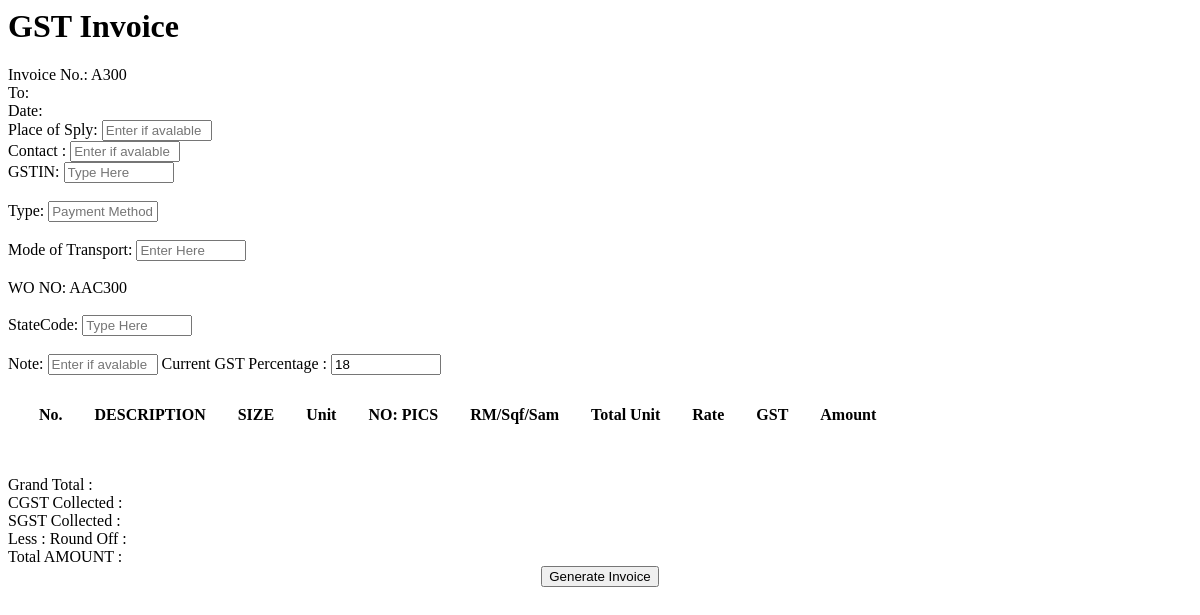
Page /creategstinvoice.php?wo=AAC300 on the earlier database version.
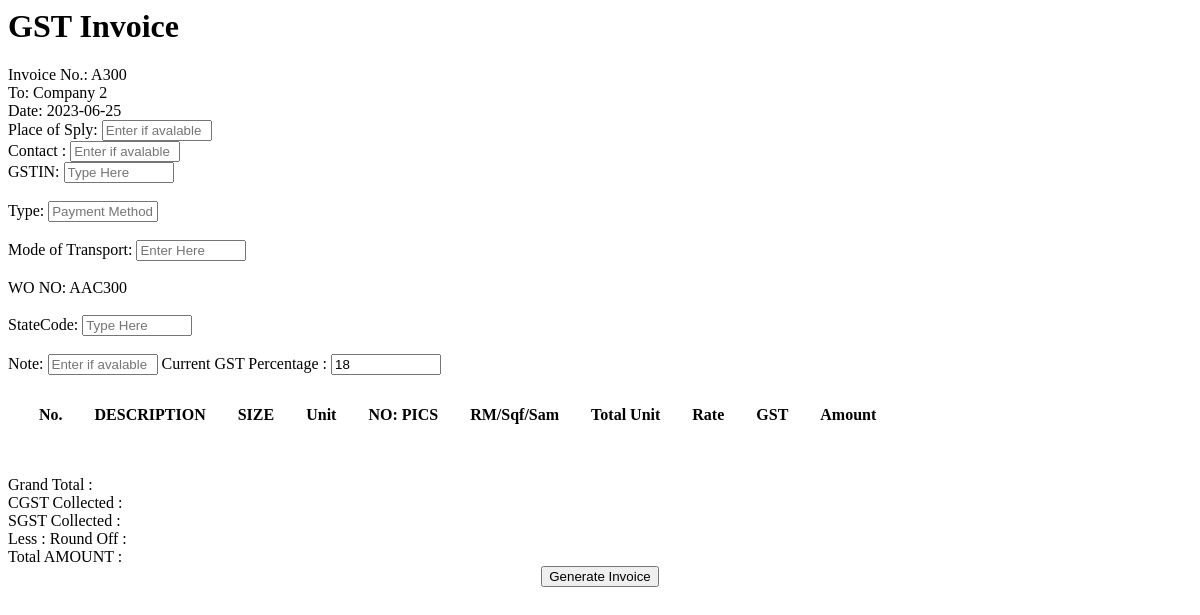
Same page on the later database version.
### tables this page shows
CREATE TABLE IF NOT EXISTS `outpass` (
  `no` int NOT NULL AUTO_INCREMENT,
  `date` date NOT NULL,
  `work_order_no` varchar(25) NOT NULL,
  `dest` varchar(125) NOT NULL,
  `woc` varchar(125) NOT NULL,
  `vehicleno` varchar(50) NOT NULL,
  `extras` varchar(125) NOT NULL,
  `type` varchar(10) NOT NULL DEFAULT 'outpass',
  `timestamp` timestamp NOT NULL DEFAULT CURRENT_TIMESTAMP,
  PRIMARY KEY (`no`)
);

### creategstinvoice.php (the view, shortened to what this page needs)
<?php
include 'conn.php';
?>
<?php
$workOrderNo = $_GET['wo'];
$invoice_no = $workOrderNo[0] . $workOrderNo[-3] . $workOrderNo[-2] . $workOrderNo[-1];
$sql2 = "select * from outpass where work_order_no = '$workOrderNo'";
$retval2 = mysqli_query($conn, $sql2);
$row2 = mysqli_fetch_assoc($retval2);
$company = $row2['dest'];
$date = $row2['date'];
?>
<html>
<body>
    <h1>GST Invoice</h1>
    <form id='gstinvoice' method='POST'>
        Invoice No.:
        <?php echo "$invoice_no"; ?><br>
        To:
        <?php echo "$company"; ?> <br>
        Date:
        <?php echo "$date"; ?> <br>
        Place of Sply: <input type="text" name='place_of_supply' placeholder="Enter if avalable"> <br>
        Contact : <input type="text" name='contact' placeholder="Enter if avalable"> <br>
        GSTIN: <input type="text" name='company_gstin' placeholder="Type Here"> <br> <br>
        Type: <input type="text" name='type_of_payment' placeholder="Payment Method"> <br> <br>
        Mode of Transport: <input type="text" name='mode_of_transport' placeholder="Enter Here"> <br> <br>
        WO NO:
        <?php echo "$workOrderNo"; ?> <br> <br>
        StateCode: <input type="text" name='statecode' placeholder="Type Here"> <br> <br>
        Note: <input type="text" name='note' placeholder="Enter if avalable">
        Current GST Percentage : <input type='text' name='gst_per_all' class='gst_per' value="18">
        <table style="border-spacing:30px;">
            <thead>
                <th>
                    No.
                </th>
                <th>
                    DESCRIPTION
                </th>
                <th>
                    SIZE
                </th>
                <th>
                    Unit
                </th>
                <th>
                    NO: PICS
                </th>
                <th>
                    RM/Sqf/Sam
                </th>
                <th>
                    Total Unit
                </th>
                <th>
                    Rate
                </th>
                <th>
                    GST
                </th>
                <th>
                    Amount
                </th>
            </thead>
        </table>
        <div>
            Grand Total : <span id='grand_total' name='grand_total' class='grand_total'></span> <br>
            CGST Collected : <span id='cgst' name='cgst' class='cgst'></span> <br>
            SGST Collected : <span id='sgst' name='sgst' class='sgst'></span> <br>
            Less : Round Off : <span id='less_ro' name='less_ro' class='less_ro'></span> <br>
            Total AMOUNT : <span id='total_amount' class='total_amount'></span> <br>
        </div>
        <center>
            <input type="submit" name='generate' value="Generate Invoice">
        </center>
    </form>
</body>
</html>

Differences in the rows shown:
added outpass: dest "Company 2", date "2023-06-25"
